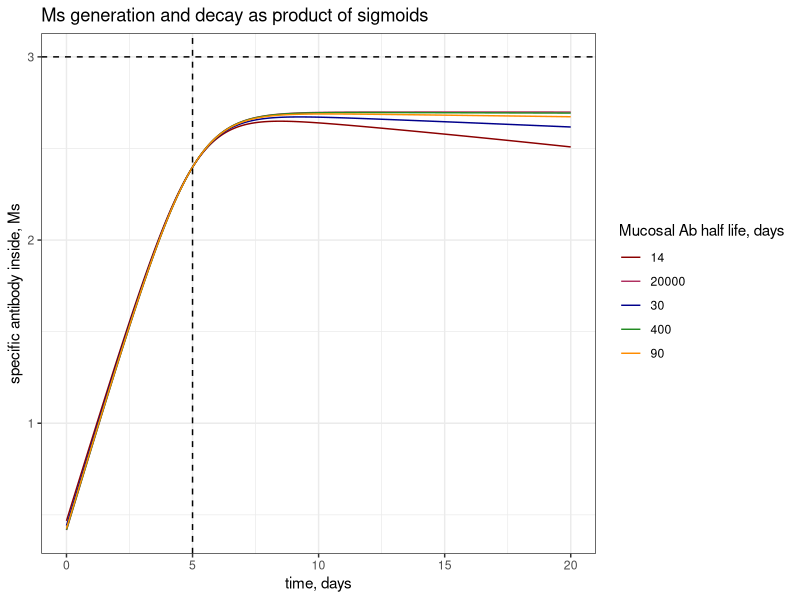
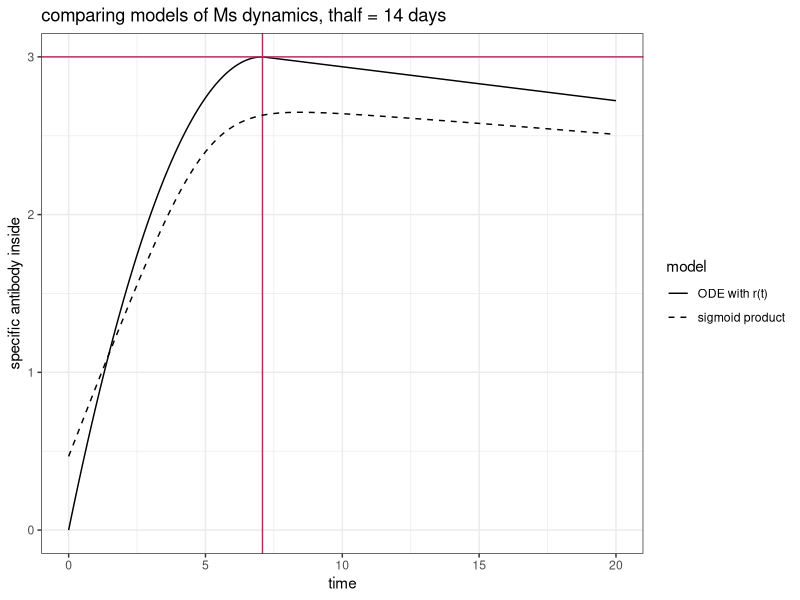
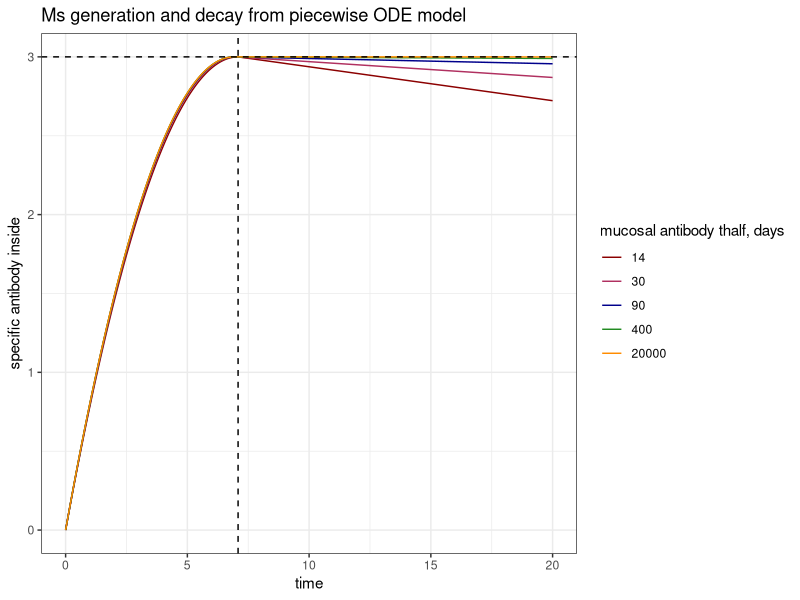

Write the R code that produced these figures, in order.
## ---- chunk 1
#install.package("here")
library(here)

#install.package("ggplot2")
library(ggplot2)

#install.package("gridExtra")
library(gridExtra)

#install.packages("tidyverse")
library(tidyverse)

#install.packages("deSolve")
library(deSolve)

#load functions
#source(here("code", "functions", "functions.R"))

#choose plotting colors
my_colors = c("darkred", "maroon", "darkblue", "forestgreen", "darkorange", "goldenrod") #choose color range
num_colors = length(my_colors) #set number of colors needed for plotting
my_colors = colorRampPalette(my_colors)(num_colors) #increase number of colors staying in color range
## ---- chunk 2
#function for plotting specific antibodies during infection
M_s = function(A0, t_p, r, d_mu, t) {(A0/(1+exp(-r*(t-t_p))))*(1/(1+exp(-d_mu*(t_p-t))))} #sigmoidal growth, A0 is max antibody, t_p is half the time to peak, r is initial growth

ts = seq(0,20, by = 1/24)
A0 = 10^3
t_p = 5
r = 1.05
t_halfs = c(14,30,90,400, 20000) #half lives of mucosal ab in days
d_mus = log(2)/t_halfs #half lives in days

# calculate specific antibodies during infection by d_mu
Ms = sapply(d_mus, function(d_mu) { #columns are d_mu
  sapply(ts, function(t){M_s(A0 = A0, t_p = t_p, r = r, d_mu = d_mu, t = t)})}) %>% #rows are time
  cbind(ts, .) %>% as.data.frame() # add times column and format as df
colnames(Ms ) = c("time", t_halfs) #name columns for easier calling

Ms = Ms %>% pivot_longer( #longform for ggplot
  cols = !time,
  names_to = "thalf",
  values_to = "Ms")

# plot 
plot = ggplot() + 
  geom_line(data = Ms, aes(x = time, y = log10(Ms), group = thalf, col = thalf)) +
  geom_hline(yintercept = log10(A0), linetype = "dashed") +
  geom_vline(xintercept = t_p, linetype = "dashed") +
  theme_bw() +
  labs(x = "time, days", y = "specific antibody inside, Ms", col = "Mucosal Ab half life, days", title = "Ms generation and decay as product of sigmoids") +
  scale_color_manual(values = my_colors)

#print to view 
print(plot)
## ---- chunk 3
############ Competition Model Popualtions ###########

#####################################################
# Antibody concentrations in the respiratory mucosa #
primary_response.model <- function(t, y, parms)  # Single partial immune class (RPS)                       
{with(as.list(parms),	# allows the parameter file parms to be as a list
      {  
        y = pmax(y,0)         # avoid negative values (not ideal but ok)
        
        # map the state variables
        Ms = y[1]         # Antibodies in mucosa
        
        # make empty variables for the derivatives
        dMs = 0      # change in specific Ab in the mucosa
        
        #####################################
        # define time dependent functions   #
        #####################################
        r = function(t) {if(t < tp) {r_0 - alpha*t}
          else r = 0} #define time-varying r(t) - increase that slows and is then dominated by decay rate
        #####################################
        ## calculate the derivatives
        # cell populations
        dMs = r(t)*Ms - d_mu*Ms # specific Ab production and decay
        
        # output the derivatives
        dy=c(dMs) #vector of derivatives 
        
        return(list(dy)) #lists vector and returns
      }
) 
} 

#### Parameters
d_mu = log(2)/14 #half life of 14 days
r_0 = 2 #initial production rate 
A0 = 1 #initial antibody 
Ap = 10^3 #peak antibody
alpha = ((r_0-d_mu)^2)/(2*log(Ap/A0)) # rate of decay of exponential growth rate
tp = (r_0 - d_mu)/alpha 

params = list( # parameter list
  r_0 = r_0, 
  A0 = A0,
  Ap = Ap,
  alpha = alpha,
  tp = tp
)

#### initial conditions
Ms_init = A0 # starting antibody titer
init_cond = c("Ms" = Ms_init)

#### numerical parameters
Tmax = 20 # total days
points_per_day = 24 # every hour

## ---- chunk 4
# solution
soln = as.data.frame(ode(y = init_cond, times = seq(0, Tmax, length.out = Tmax*points_per_day), primary_response.model, parms = params))

# plot
plot = ggplot() + 
  geom_line(data = soln, aes(x = time, y = log10(Ms), linetype = "ODE with r(t)")) +
  geom_vline(xintercept = (tp), col = "maroon") +
  geom_hline(yintercept = log10(Ap), col = "maroon") +
  geom_line(data = Ms %>% filter(thalf == 14), aes(x = time, y = log10(Ms), linetype = "sigmoid product")) +
  scale_linetype_manual(values = c("solid", "dashed")) +
  labs(x = "time", y = "specific antibody inside", linetype = "model", title = "comparing models of Ms dynamics, thalf = 14 days") +
  theme_bw()

# print to viewer
print(plot)
## ---- chunk 5
t_halfs = c(14,30,90,400, 20000) #half lives of mucosal ab in days
d_mus = log(2)/t_halfs #half lives in days

Ms_ode_solns = lapply(t_halfs, function(thalf){
  #### Parameters
    d_mu = log(2)/thalf
    r_0 = 2 #initial production rate 
    A0 = 1 #initial antibody 
    Ap = 10^3 #peak antibody
    alpha = ((r_0-d_mu)^2)/(2*log(Ap/A0)) # rate of decay of exponential growth rate
    tp = (r_0 - d_mu)/alpha 
    
    params = list( # parameter list
      d_mu = d_mu,
      r_0 = r_0, 
      A0 = A0,
      Ap = Ap,
      alpha = alpha,
      tp = tp
    )

  #### initial conditions
    Ms_init = A0 # starting antibody titer
    init_cond = c("Ms" = Ms_init)

  #### numerical parameters
    Tmax = 20 # total days
    points_per_day = 24 # every hour
  
  ### solve
  soln = as.data.frame(ode(y = init_cond, times = seq(0, Tmax, length.out = Tmax*points_per_day), primary_response.model, parms = params)) %>%
    cbind(., thalf) %>% as.data.frame()
})

### concatenate odes
Ms_ode_solns = do.call(rbind, Ms_ode_solns)

### plot
plot = ggplot() + 
  geom_line(data = Ms_ode_solns, aes(x = time, y = log10(Ms), group = factor(thalf), col = factor(thalf))) +
  geom_hline(yintercept = log10(Ap), linetype = "dashed") +
  geom_vline(xintercept = tp, linetype = "dashed") +
  scale_color_manual(values = my_colors)+
  theme_bw() +
  labs(x = "time", y = "specific antibody inside", color = "mucosal antibody thalf, days", title = "Ms generation and decay from piecewise ODE model")

### print to viewer
print(plot)
